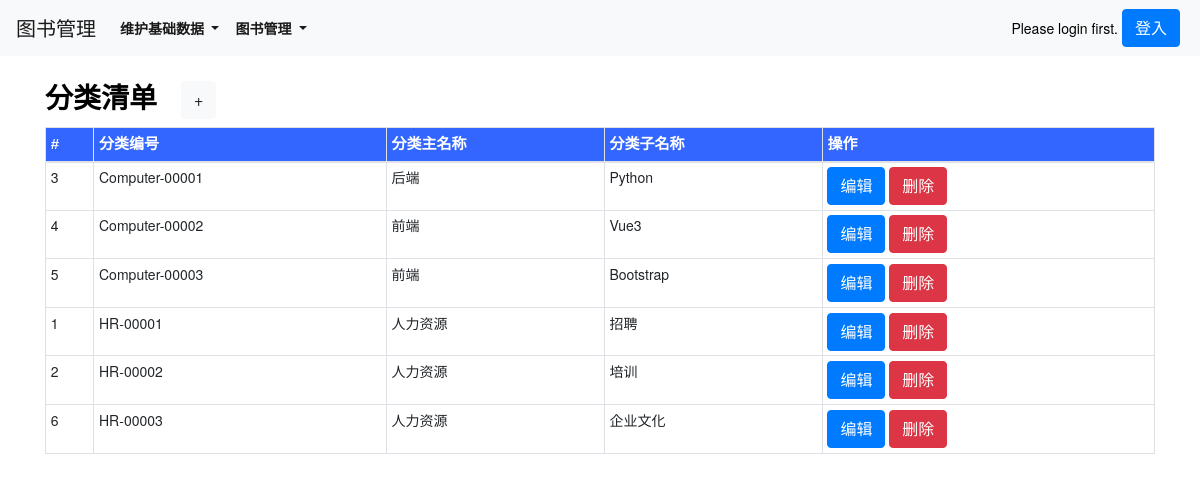
/categorylist_show/, run on an earlier commit of the app's database.
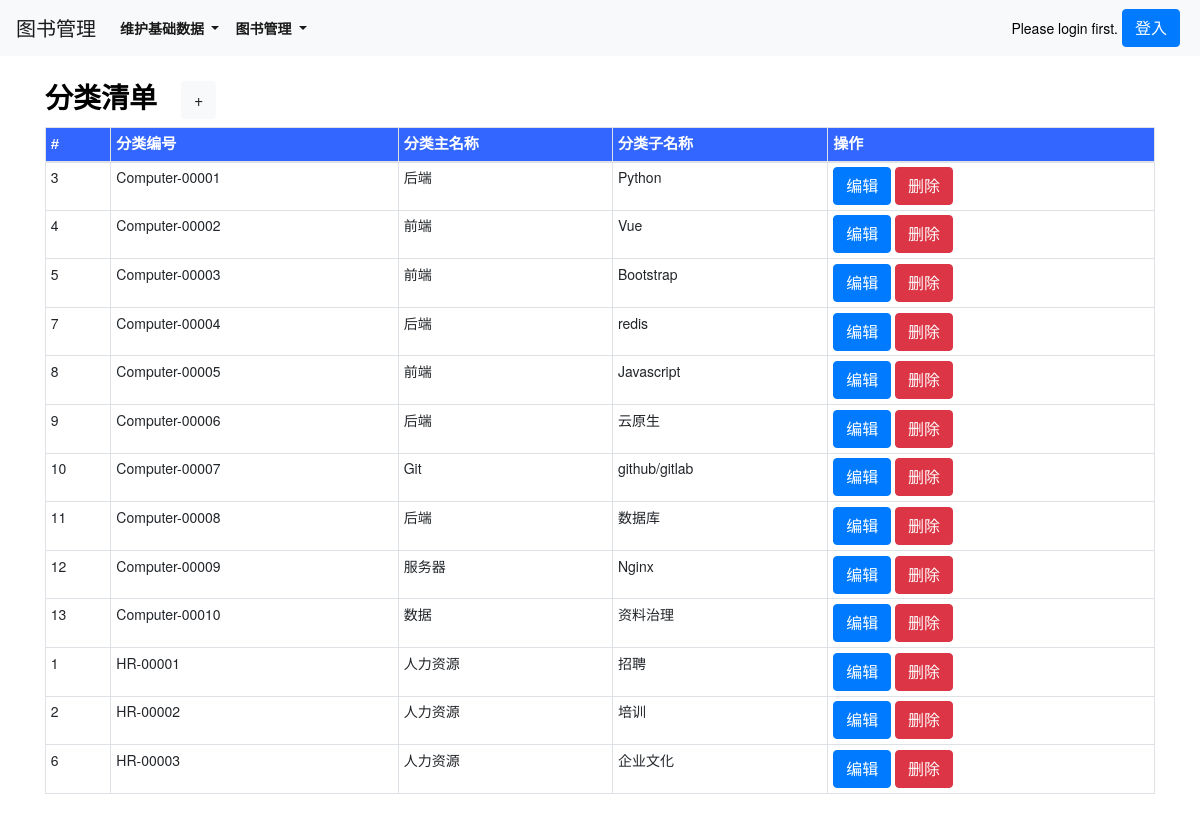
And on a later commit of the database.
### book/models.py (models this page shows, shortened)
class category(models.Model):
    cid = models.AutoField(primary_key=True)
    category_id = models.CharField(max_length=500,verbose_name=('分类编号'),)
    category_keyname = models.CharField(max_length=500,verbose_name=('分类主名称'),)
    category_subname = models.CharField(max_length=500,verbose_name=('分类子名称'),)
    class Meta:
        verbose_name = ('分类')
        verbose_name_plural = ('分类')
        ordering = ['category_id'] # 返回值排序

### book/views.py (the view)
# urls.py: path('categorylist_show/', views.categorylist_show, name='categorylist_show'),
def categorylist_show(request):
    categorylist = category.objects.all()
    context = {
        'categorylist':categorylist,
    }
    return render(request,'categorylist_show.html',context)

### templates/categorylist_show.html (shortened to what this page needs)
{% extends 'base.html' %}
{% load static %}
{% block body_block %}
<div class="container">
    <div class="row py-4 align-items-center">
        <div class="col-lg-12 col-md-12 mt-0 table-responsive"  style="background-color: #fff;">
            <h3 class="font-weight-bold">分类清单<a class="ml-4 btn btn-light" href="/categorylist_new/">+</a></h3>
            <table class="table table-striped table-sm table-bordered ">
                <thead>
                    <tr style="color:White;background-color:#3366FF;font-family:微軟正黑體,Tahoma,Arial,微軟雅黑體;font-size:15px;">
                        <th scope="col">#</th>
                        <th scope="col">分类编号</th>
                        <th scope="col">分类主名称</th>
                        <th scope="col">分类子名称</th>
                        <th scope="col">操作</th>
                    </tr>
                </thead>
                {% for category in categorylist %}
                    <td>{{ category.cid }}</td>
                    <td>{{ category.category_id }}</td>
                    <td>{{ category.category_keyname }}</td>
                    <td>{{ category.category_subname }}</td>
                    <td>
                        <a class="btn btn-primary btn-xs" href="/categorylist_edit/{{ category.cid }}/">编辑</a>
                        <a class="btn btn-danger btn-xs" href="/categorylist_delete/{{ category.cid }}/">删除</a>
                    </td>
                {% endfor %}
            </table>
        </div>
    </div>
</div>
<br>
<br>
<br>
<br>
<br>
{% endblock %}

What changed in the data, as far as the page shows it:
changed category "Computer-00002": category_subname "Vue3" → "Vue"
added category: cid "7", category_id "Computer-00004", category_keyname "后端", category_subname "redis"
added category: cid "8", category_id "Computer-00005", category_keyname "前端", category_subname "Javascript"
added category: cid "9", category_id "Computer-00006", category_keyname "后端", category_subname "云原生"
added category: cid "10", category_id "Computer-00007", category_keyname "Git", category_subname "github/gitlab"
added category: cid "11", category_id "Computer-00008", category_keyname "后端", category_subname "数据库"
added category: cid "12", category_id "Computer-00009", category_keyname "服务器", category_subname "Nginx"
added category: cid "13", category_id "Computer-00010", category_keyname "数据", category_subname "资料治理"
